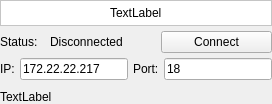
     <widget class="QWidget" name="info_widget" native="true">
      <property name="sizePolicy">
       <sizepolicy hsizetype="Minimum" vsizetype="Minimum">
        <horstretch>0</horstretch>
        <verstretch>0</verstretch>
       </sizepolicy>
      </property>
      <layout class="QVBoxLayout" name="verticalLayout_2">
       <property name="spacing">
        <number>5</number>
       </property>
       <property name="leftMargin">
        <number>0</number>
       </property>
       <property name="topMargin">
        <number>0</number>
       </property>
       <property name="rightMargin">
        <number>0</number>
       </property>
       <property name="bottomMargin">
        <number>0</number>
       </property>
       <item>
        <widget class="QFrame" name="frame_3">
         <property name="styleSheet">
          <string notr="true">background-color: #ffffff</string>
         </property>
         <property name="frameShape">
          <enum>QFrame::StyledPanel</enum>
         </property>
         <property name="frameShadow">
          <enum>QFrame::Plain</enum>
         </property>
         <property name="lineWidth">
          <number>1</number>
         </property>
         <layout class="QVBoxLayout" name="verticalLayout_3">
          <property name="spacing">
           <number>0</number>
          </property>
          <property name="leftMargin">
           <number>0</number>
          </property>
          <property name="topMargin">
           <number>5</number>
          </property>
          <property name="rightMargin">
           <number>0</number>
          </property>
          <property name="bottomMargin">
           <number>5</number>
          </property>
          <item alignment="Qt::AlignHCenter">
           <widget class="QLabel" name="device_nickname">
            <property name="text">
             <string>TextLabel</string>
            </property>
            <property name="margin">
             <number>3</number>
            </property>
           </widget>
          </item>
         </layout>
        </widget>
       </item>
       <item>
        <layout class="QHBoxLayout" name="horizontalLayout">
         <property name="spacing">
          <number>0</number>
         </property>
         <item>
          <widget class="QLabel" name="label_11">
           <property name="maximumSize">
            <size>
             <width>50</width>
             <height>16777215</height>
            </size>
           </property>
           <property name="text">
            <string>Status:</string>
           </property>
          </widget>
         </item>
         <item>
          <widget class="QLabel" name="connection_status">
           <property name="styleSheet">
            <string notr="true"/>
           </property>
           <property name="text">
            <string>Disconnected</string>
           </property>
          </widget>
         </item>
         <item>
          <widget class="QPushButton" name="connect_button">
           <property name="focusPolicy">
            <enum>Qt::NoFocus</enum>
           </property>
           <property name="text">
            <string>Connect</string>
           </property>
          </widget>
         </item>
        </layout>
       </item>
       <item>
        <layout class="QHBoxLayout" name="horizontalLayout_3">
         <property name="bottomMargin">
          <number>5</number>
         </property>
         <item>
          <widget class="QLabel" name="label_8">
           <property name="text">
            <string>IP:</string>
           </property>
          </widget>
         </item>
         <item>
          <widget class="QLineEdit" name="IP_address">
           <property name="text">
            <string>172.22.22.217</string>
           </property>
          </widget>
         </item>
         <item>
          <widget class="QLabel" name="label_10">
           <property name="text">
            <string>Port:</string>
           </property>
          </widget>
         </item>
         <item>
          <widget class="QLineEdit" name="port">
           <property name="text">
            <string>18</string>
           </property>
           <property name="readOnly">
            <bool>false</bool>
           </property>
          </widget>
         </item>
        </layout>
       </item>
       <item>
        <widget class="QLabel" name="IDN_label">
         <property name="text">
          <string>TextLabel</string>
         </property>
         <property name="margin">
          <number>6</number>
         </property>
        </widget>
       </item>
      </layout>
     </widget>
